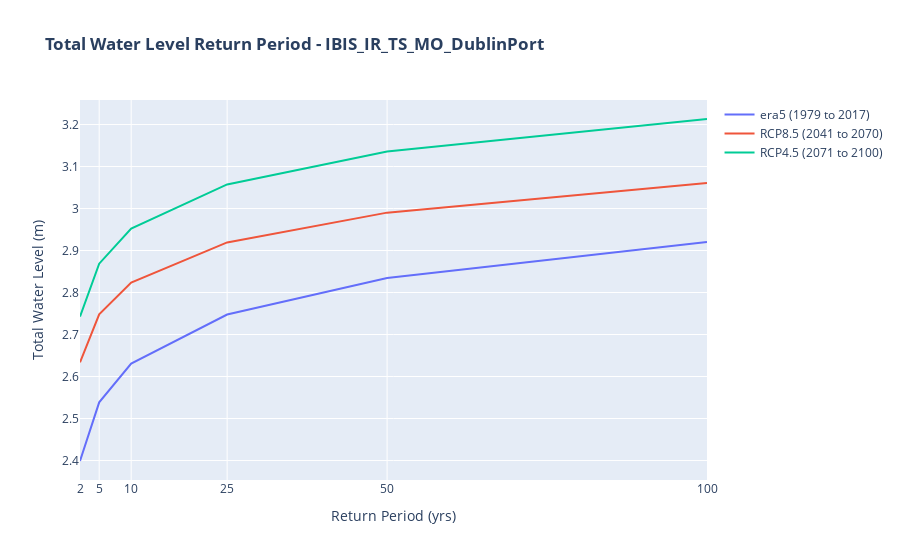

The notebook cell saved with this chart:
### Code cell
returnPeriodChart = go.Figure(data=[era5_TWL_RP_Trend,rcp8_5_TWL_RP_Trend,rcp4_5_TWL_RP_Trend], layout=layout)
returnPeriodChart.show()

### Figure 1 — Plotly figure (JSON) as saved in the notebook; plotly's stock layout.template omitted (floating-point values rounded to 4 significant figures)
{"data": [{"mode": "lines", "name": "era5 (1979 to 2017)", "type": "scatter", "x": [2, 5, 10, 25, 50, 100], "y": [2.399, 2.538, 2.631, 2.748, 2.834, 2.92]}, {"mode": "lines", "name": "RCP8.5 (2041 to 2070)", "type": "scatter", "x": [2, 5, 10, 25, 50, 100], "y": [2.634, 2.748, 2.824, 2.919, 2.99, 3.061]}, {"mode": "lines", "name": "RCP4.5 (2071 to 2100)", "type": "scatter", "x": [2, 5, 10, 25, 50, 100], "y": [2.743, 2.869, 2.952, 3.057, 3.136, 3.213]}], "layout": {"title": {"text": "<b>Total Water Level Return Period - IBIS_IR_TS_MO_DublinPort</b>"}, "xaxis": {"tickmode": "array", "tickvals": [2, 5, 10, 25, 50, 100], "title": {"text": "Return Period (yrs)"}}, "yaxis": {"title": {"text": "Total Water Level (m)"}}}}
